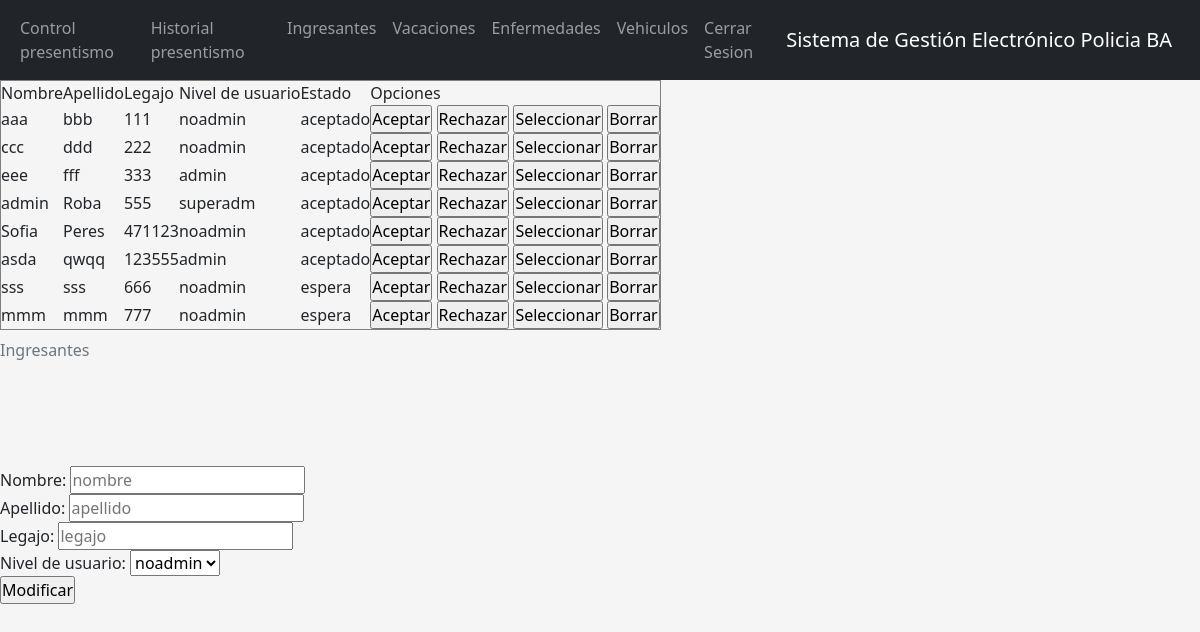
The app's page /administradores/ingresantes.php (signed in) with its own data.
### tables this page shows
CREATE TABLE `policias` (
  `policia_id` int(11) NOT NULL,
  `nombre` varchar(50) NOT NULL,
  `apellido` varchar(50) NOT NULL,
  `legajo` int(10) NOT NULL,
  `nivel_usuario` varchar(10) NOT NULL,
  `estado` varchar(10) NOT NULL,
  `servicio` varchar(10) DEFAULT NULL
);

### administradores/ingresantes.php (the view, shortened to what this page needs)
<?php
    include("../conexion.php");
    $sql="SELECT * FROM policias WHERE estado <>'borrado'";
    $rta= mysqli_query($conexion,$sql) or
    die("Problemas en el select:".mysqli_error($conexion));
    $id = (isset($_REQUEST['id']))?$_REQUEST['id'] : "";
    $nombre= (isset($_REQUEST['nombre']))?$_REQUEST['nombre']:"";
    $apellido= (isset($_REQUEST['apellido']))?$_REQUEST['apellido']:"";;
    $legajo= (isset($_REQUEST['legajo']))?$_REQUEST['legajo']:"";
    $nivel_usuario= (isset($_REQUEST['nivel_usuario']))?$_REQUEST['nivel_usuario']:"";
    include("cabeceraA.php");
?>
    <table border="1" id="tabla">
        <caption>Ingresantes</caption>
        <thead>
            <tr>
                <td>Nombre</td>
                <td>Apellido</td>
                <td>Legajo</td>
                <td>Nivel de usuario</td>
                <td>Estado</td>
                <td>Opciones</td>
            </tr>
        </thead>
    <?php
        while ($mostrar = mysqli_fetch_array($rta))
        {
    ?>
        <tr>
            <td> <?php echo $mostrar['nombre'] ?> </td>
            <td> <?php echo $mostrar['apellido'] ?> </td>
            <td> <?php echo $mostrar['legajo'] ?> </td>
            <td> <?php echo $mostrar['nivel_usuario'] ?> </td>
            <td> <?php echo $mostrar['estado'] ?> </td>
            <td>
                <form method="POST">
                    <input type="submit" name="opcion" value="Aceptar">
                    <input type="submit" name="opcion" value="Rechazar">
                    <input type="submit" name="opcion" value="Seleccionar">
                    <input type="submit" name="opcion" value="Borrar">
                </form>
            </td>
        </tr>
    <?php
        }
    ?>
    </table>
    <br><br><br>
    <form method="POST">
        <input type="hidden" name="id" value="<?php echo $id;?>"><br>
        Nombre:
        <input type="text" name="nombre" value="<?php echo $nombre;?>" placeholder="nombre"><br>
        Apellido:
        <input type="text" name="apellido" value="<?php echo $apellido;?>" placeholder="apellido"><br>
        Legajo:
        <input type="text" name="legajo" value="<?php echo $legajo;?>" placeholder="legajo"><br>
        <?php if($_SESSION["nivel_usuario"]== "superadm"){?>
        Nivel de usuario:
        <select name="nivel_usuario">
            <option value="noadmin">noadmin</option>
        </select><br>
        <?php }
        else{   ?>
            <input type="hidden" name="nivel_usuario" value="<?php echo $nivel_usuario;?>">
        <?php
            }
        ?>
        <input type="submit" name="opcion" value="Modificar">
    </form>
</body>
</html>

### estilos/index.css (style rules this page uses)
* { padding: 0; margin: 0; }
body { background-color: whitesmoke; }

### records on screen
policias: nombre "aaa", apellido "bbb", legajo "111", nivel_usuario "noadmin", estado "aceptado"
policias: nombre "ccc", apellido "ddd", legajo "222", nivel_usuario "noadmin", estado "aceptado"
policias: nombre "eee", apellido "fff", legajo "333", nivel_usuario "admin", estado "aceptado"
policias: nombre "admin", apellido "Roba", legajo "555", nivel_usuario "superadm", estado "aceptado"
policias: nombre "Sofia", apellido "Peres", legajo "471123", nivel_usuario "noadmin", estado "aceptado"
policias: nombre "asda", apellido "qwqq", legajo "123555", nivel_usuario "admin", estado "aceptado"
policias: nombre "sss", apellido "sss", legajo "666", nivel_usuario "noadmin", estado "espera"
policias: nombre "mmm", apellido "mmm", legajo "777", nivel_usuario "noadmin", estado "espera"
